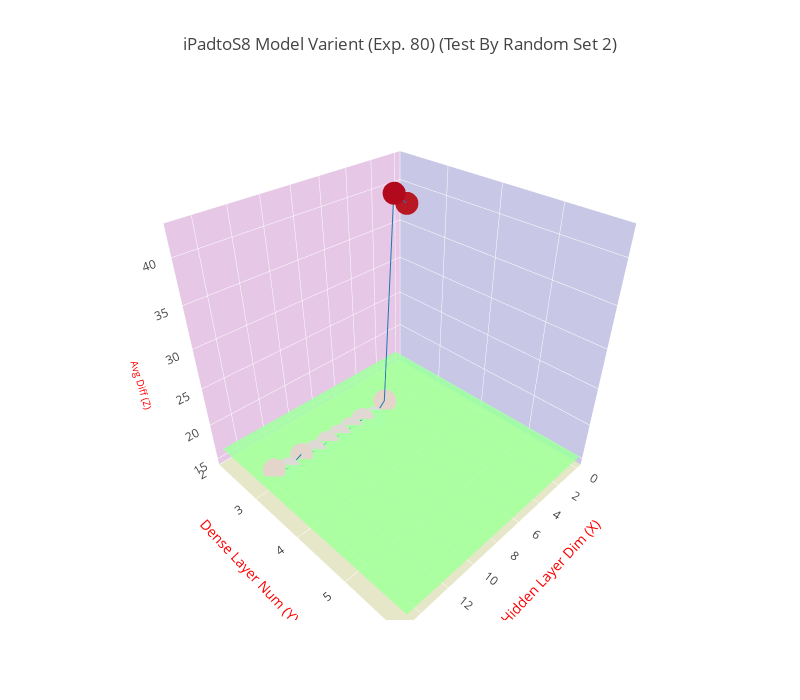

Source (notebook cell):
### Code cell
trace = go.Scatter3d(
    x=x1, y=y1, z=z1,
    marker=dict(
        size=8,
        color=z1
    ),
    line=dict(
        color='#1f77b4',
        width=2
    )
)

trace4 = go.Surface(
    z=polyfit_list,
    opacity=0.7,
    colorscale='Jet',
    showscale=False
)

data = [trace, trace4]
layout = go.Layout(
    width=800,
    height=700,
    title= title,
    scene=dict(
        xaxis=dict(
            title='Hidden Layer Dim (X)',
            titlefont=dict(
                size=14,
                color='#ff0000'
            ),
            gridcolor='rgb(255, 255, 255)',
            zerolinecolor='rgb(255, 255, 255)',
            showbackground=True,
            backgroundcolor='rgb(200, 200, 230)'
        ),
        yaxis=dict(
            nticks = 5,
            range = [2, 6],
            title='Dense Layer Num (Y)',
            titlefont=dict(
                size=14,
                color='#ff0000'
            ),
            gridcolor='rgb(255, 255, 255)',
            zerolinecolor='rgb(255, 255, 255)',
            showbackground=True,
            backgroundcolor='rgb(230, 200, 230)'
        ),
        zaxis=dict(
            title='Avg Diff (Z)',
            titlefont=dict(
                size=10,
                color='#ff0000'
            ),
            gridcolor='rgb(255, 255, 255)',
            zerolinecolor='rgb(255, 255, 255)',
            showbackground=True,
            backgroundcolor='rgb(230, 230, 200)'
        ),
    )
)

fig = go.Figure(data=data, layout=layout)
plotly.offline.iplot(fig)

### Figure 1 — Plotly figure (JSON) as saved in the notebook; plotly's stock layout.template omitted (floating-point values rounded to 4 significant figures)
{"data": [{"line": {"color": "#1f77b4", "width": 2}, "marker": {"color": [40.87, 42.43, 16.63, 14.95, 15.86, 15.62, 15.6, 15.72, 15.52, 16.3, 15.4, 16.52], "size": 8}, "type": "scatter3d", "uid": "c35a6210-e236-11e8-97cf-001a7dda7111", "x": [3, 4, 5, 6, 7, 8, 9, 10, 11, 12, 13, 14], "y": [3, 3, 3, 3, 3, 3, 3, 3, 3, 3, 3, 3], "z": [40.87, 42.43, 16.63, 14.95, 15.86, 15.62, 15.6, 15.72, 15.52, 16.3, 15.4, 16.52]}, {"colorscale": "Jet", "opacity": 0.7, "showscale": false, "type": "surface", "uid": "c35a6211-e236-11e8-8f16-001a7dda7111", "z": [[15.91, 15.91, 15.91, 15.91, 15.91, 15.91, 15.91, 15.91, 15.91, 15.91, 15.91, 15.91, 15.91, 15.91, 15.91, 15.91], [15.91, 15.91, 15.91, 15.91, 15.91, 15.91, 15.91, 15.91, 15.91, 15.91, 15.91, 15.91, 15.91, 15.91, 15.91, 15.91], [15.91, 15.91, 15.91, 15.91, 15.91, 15.91, 15.91, 15.91, 15.91, 15.91, 15.91, 15.91, 15.91, 15.91, 15.91, 15.91], [15.91, 15.91, 15.91, 15.91, 15.91, 15.91, 15.91, 15.91, 15.91, 15.91, 15.91, 15.91, 15.91, 15.91, 15.91, 15.91], [15.91, 15.91, 15.91, 15.91, 15.91, 15.91, 15.91, 15.91, 15.91, 15.91, 15.91, 15.91, 15.91, 15.91, 15.91, 15.91], [15.91, 15.91, 15.91, 15.91, 15.91, 15.91, 15.91, 15.91, 15.91, 15.91, 15.91, 15.91, 15.91, 15.91, 15.91, 15.91], [15.91, 15.91, 15.91, 15.91, 15.91, 15.91, 15.91, 15.91, 15.91, 15.91, 15.91, 15.91, 15.91, 15.91, 15.91, 15.91]]}], "layout": {"height": 700, "scene": {"xaxis": {"backgroundcolor": "rgb(200, 200, 230)", "gridcolor": "rgb(255, 255, 255)", "showbackground": true, "title": "Hidden Layer Dim (X)", "titlefont": {"color": "#ff0000", "size": 14}, "zerolinecolor": "rgb(255, 255, 255)"}, "yaxis": {"backgroundcolor": "rgb(230, 200, 230)", "gridcolor": "rgb(255, 255, 255)", "nticks": 5, "range": [2, 6], "showbackground": true, "title": "Dense Layer Num (Y)", "titlefont": {"color": "#ff0000", "size": 14}, "zerolinecolor": "rgb(255, 255, 255)"}, "zaxis": {"backgroundcolor": "rgb(230, 230, 200)", "gridcolor": "rgb(255, 255, 255)", "showbackground": true, "title": "Avg Diff (Z)", "titlefont": {"color": "#ff0000", "size": 10}, "zerolinecolor": "rgb(255, 255, 255)"}}, "title": "iPadtoS8 Model Varient (Exp. 80) (Test By Random Set 2)", "width": 800}}
